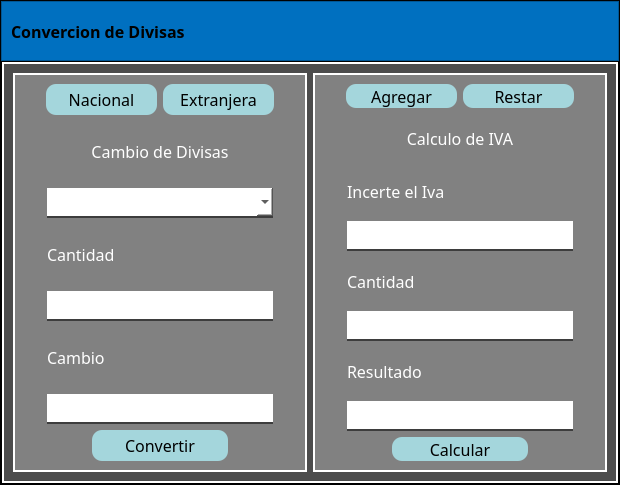
<?xml version="1.0" encoding="UTF-8"?>
<ui version="4.0">
 <class>Divisas</class>
 <widget class="QMainWindow" name="Divisas">
  <property name="geometry">
   <rect>
    <x>0</x>
    <y>0</y>
    <width>620</width>
    <height>485</height>
   </rect>
  </property>
  <property name="minimumSize">
   <size>
    <width>0</width>
    <height>0</height>
   </size>
  </property>
  <property name="maximumSize">
   <size>
    <width>620</width>
    <height>485</height>
   </size>
  </property>
  <property name="windowTitle">
   <string>MainWindow</string>
  </property>
  <widget class="QWidget" name="centralwidget">
   <property name="styleSheet">
    <string notr="true"/>
   </property>
   <layout class="QVBoxLayout" name="verticalLayout">
    <property name="spacing">
     <number>0</number>
    </property>
    <property name="leftMargin">
     <number>0</number>
    </property>
    <property name="topMargin">
     <number>0</number>
    </property>
    <property name="rightMargin">
     <number>0</number>
    </property>
    <property name="bottomMargin">
     <number>0</number>
    </property>
    <item>
     <widget class="QFrame" name="frame">
      <property name="styleSheet">
       <string notr="true">background-color: rgb(0, 0, 0);</string>
      </property>
      <property name="frameShape">
       <enum>QFrame::StyledPanel</enum>
      </property>
      <property name="frameShadow">
       <enum>QFrame::Raised</enum>
      </property>
      <layout class="QVBoxLayout" name="verticalLayout_2" stretch="1,10">
       <property name="spacing">
        <number>0</number>
       </property>
       <property name="leftMargin">
        <number>0</number>
       </property>
       <property name="topMargin">
        <number>0</number>
       </property>
       <property name="rightMargin">
        <number>0</number>
       </property>
       <property name="bottomMargin">
        <number>0</number>
       </property>
       <item>
        <widget class="QFrame" name="FrameSuperior">
         <property name="styleSheet">
          <string notr="true">QFrame{
background-color:#0070C0;
}

QPushButton{
background-color:#000000ff;
border-radius:20px;
}

QPushButton:hover{
background-color:orange;
border-radius:20px;
}</string>
         </property>
         <property name="frameShape">
          <enum>QFrame::StyledPanel</enum>
         </property>
         <property name="frameShadow">
          <enum>QFrame::Raised</enum>
         </property>
         <layout class="QHBoxLayout" name="horizontalLayout">
          <item>
           <widget class="QLabel" name="DESINGLASS">
            <property name="font">
             <font>
              <family>Goudy Old Style</family>
              <pointsize>12</pointsize>
              <weight>75</weight>
              <bold>true</bold>
             </font>
            </property>
            <property name="text">
             <string>Convercion de Divisas</string>
            </property>
           </widget>
          </item>
          <item>
           <spacer name="ESP1">
            <property name="orientation">
             <enum>Qt::Horizontal</enum>
            </property>
            <property name="sizeHint" stdset="0">
             <size>
              <width>261</width>
              <height>17</height>
             </size>
            </property>
           </spacer>
          </item>
          <item>
           <widget class="QPushButton" name="BTMin">
            <property name="minimumSize">
             <size>
              <width>40</width>
              <height>40</height>
             </size>
            </property>
            <property name="text">
             <string/>
            </property>
            <property name="icon">
             <iconset>
              <normaloff>Minimizar.svg</normaloff>Minimizar.svg</iconset>
            </property>
            <property name="iconSize">
             <size>
              <width>28</width>
              <height>28</height>
             </size>
            </property>
           </widget>
          </item>
          <item>
           <widget class="QPushButton" name="BTMax2">
            <property name="minimumSize">
             <size>
              <width>40</width>
              <height>40</height>
             </size>
            </property>
            <property name="text">
             <string/>
            </property>
            <property name="icon">
             <iconset>
              <normaloff>Maximizar.svg</normaloff>Maximizar.svg</iconset>
            </property>
            <property name="iconSize">
             <size>
              <width>18</width>
              <height>18</height>
             </size>
            </property>
           </widget>
          </item>
          <item>
           <widget class="QPushButton" name="BTMax">
            <property name="minimumSize">
             <size>
              <width>40</width>
              <height>40</height>
             </size>
            </property>
            <property name="text">
             <string/>
            </property>
            <property name="icon">
             <iconset>
              <normaloff>Maximizar.svg</normaloff>Maximizar.svg</iconset>
            </property>
            <property name="iconSize">
             <size>
              <width>18</width>
              <height>18</height>
             </size>
            </property>
           </widget>
          </item>
          <item>
           <widget class="QPushButton" name="BTCerar">
            <property name="minimumSize">
             <size>
              <width>40</width>
              <height>40</height>
             </size>
            </property>
            <property name="text">
             <string/>
            </property>
            <property name="icon">
             <iconset>
              <normaloff>Cerrar.svg</normaloff>Cerrar.svg</iconset>
            </property>
            <property name="iconSize">
             <size>
              <width>28</width>
              <height>28</height>
             </size>
            </property>
           </widget>
          </item>
         </layout>
        </widget>
       </item>
       <item>
        <widget class="QFrame" name="FrameContenido">
         <property name="styleSheet">
          <string notr="true">QFrame{
background-color:#000000ff;
}

QLabel{
background-color:#000000ff;
color:White;
border:0px solid #14C8DC;
}

QLineEdit{
background-color:White;
border:0px;
color:Black;
border-bottom:2px solid rgb(61,61,61);
font: 75 12pt &quot;Times New Roman&quot;;
}

QPushButton{
background-color:#A4D6DC;
border-radius:20px;
color:Black;
}

QPushButton:hover{
background-color:#DCD8A4;
border-radius:20px;
color:Black;
}

QComboBox{
background-color:White;
border:0px;
color:Black;
border-bottom:2px solid rgb(61,61,61);
font: 75 12pt &quot;Times New Roman&quot;;
}

QTableWidget{
	background-color:rgb(255,255,255);
	color:rgb(0,0,0);
	gridline-color:rgb(61,61,61);
	font-size:12pt;
	color:#000000;
}

QHeaderView::section{
background-color:#A4D6DC;
border:1px solid rgb(0,0,0);
font-size:12pt;
}

QTableWidgetQTableCornerButton::section{
background-color:rgb(0,0,0);
border:1px solid rgb(0,206,151);
}

QTabWidget{
background-color: rgb(129, 129, 129);
}



</string>
         </property>
         <property name="frameShape">
          <enum>QFrame::StyledPanel</enum>
         </property>
         <property name="frameShadow">
          <enum>QFrame::Raised</enum>
         </property>
         <layout class="QHBoxLayout" name="horizontalLayout_2">
          <property name="spacing">
           <number>0</number>
          </property>
          <property name="leftMargin">
           <number>0</number>
          </property>
          <property name="topMargin">
           <number>0</number>
          </property>
          <property name="rightMargin">
           <number>0</number>
          </property>
          <property name="bottomMargin">
           <number>0</number>
          </property>
          <item>
           <widget class="QFrame" name="frame_3">
            <property name="styleSheet">
             <string notr="true">QFrame{
background-color:rgba(255, 255, 255,0.3);
border: 2px solid rgb(255,255,255);
}

QTextEdit{
background-color:White;
border:0px;
color:Black;
border-bottom:2px solid rgb(61,61,61);
font: 75 12pt &quot;Times New Roman&quot;;
}
</string>
            </property>
            <property name="frameShape">
             <enum>QFrame::StyledPanel</enum>
            </property>
            <property name="frameShadow">
             <enum>QFrame::Raised</enum>
            </property>
            <layout class="QHBoxLayout" name="horizontalLayout_3" stretch="1,1">
             <item>
              <widget class="QFrame" name="frame_2">
               <property name="styleSheet">
                <string notr="true">QFrame{
background-color:rgba(255, 255, 255,0.3);
border: 2px solid rgb(255,255,255);
}

QTextEdit{
background-color:White;
border:0px;
color:Black;
border-bottom:2px solid rgb(61,61,61);
font: 75 12pt &quot;Times New Roman&quot;;
}

QLabel{
background-color:#000000ff;
color:White;
border:0px solid #14C8DC;
}

QLineEdit{
background-color:White;
border:0px;
color:Black;
border-bottom:2px solid rgb(61,61,61);
font: 75 12pt &quot;Times New Roman&quot;;
}

QPushButton{
background-color:#A4D6DC;
border-radius:10px;
color:Black;
}

QPushButton:hover{
background-color:#DCD8A4;
border-radius:10px;
color:Black;
}

QComboBox{
background-color:White;
border:0px;
color:Black;
border-bottom:2px solid rgb(61,61,61);
font: 75 12pt &quot;Times New Roman&quot;;
}

QTableWidget{
	background-color:rgb(255,255,255);
	color:rgb(0,0,0);
	gridline-color:rgb(61,61,61);
	font-size:12pt;
	color:#000000;
}

QHeaderView::section{
background-color:#A4D6DC;
border:1px solid rgb(0,0,0);
font-size:12pt;
}

QTableWidgetQTableCornerButton::section{
background-color:rgb(0,0,0);
border:1px solid rgb(0,206,151);
}

QTabWidget{
background-color: rgb(129, 129, 129);
}

</string>
               </property>
               <property name="frameShape">
                <enum>QFrame::StyledPanel</enum>
               </property>
               <property name="frameShadow">
                <enum>QFrame::Raised</enum>
               </property>
               <layout class="QVBoxLayout" name="verticalLayout_3" stretch="1,2,2,2,2,2,1,1">
                <item>
                 <layout class="QHBoxLayout" name="horizontalLayout_4" stretch="1,5,5,1">
                  <item>
                   <spacer name="horizontalSpacer">
                    <property name="orientation">
                     <enum>Qt::Horizontal</enum>
                    </property>
                    <property name="sizeHint" stdset="0">
                     <size>
                      <width>13</width>
                      <height>20</height>
                     </size>
                    </property>
                   </spacer>
                  </item>
                  <item>
                   <widget class="QPushButton" name="BTNacional">
                    <property name="enabled">
                     <bool>true</bool>
                    </property>
                    <property name="sizePolicy">
                     <sizepolicy hsizetype="MinimumExpanding" vsizetype="MinimumExpanding">
                      <horstretch>0</horstretch>
                      <verstretch>0</verstretch>
                     </sizepolicy>
                    </property>
                    <property name="minimumSize">
                     <size>
                      <width>0</width>
                      <height>21</height>
                     </size>
                    </property>
                    <property name="font">
                     <font>
                      <family>Goudy Old Style</family>
                      <pointsize>12</pointsize>
                     </font>
                    </property>
                    <property name="text">
                     <string>Nacional</string>
                    </property>
                   </widget>
                  </item>
                  <item>
                   <widget class="QPushButton" name="BTExtranjera">
                    <property name="sizePolicy">
                     <sizepolicy hsizetype="MinimumExpanding" vsizetype="MinimumExpanding">
                      <horstretch>0</horstretch>
                      <verstretch>0</verstretch>
                     </sizepolicy>
                    </property>
                    <property name="minimumSize">
                     <size>
                      <width>0</width>
                      <height>21</height>
                     </size>
                    </property>
                    <property name="font">
                     <font>
                      <family>Goudy Old Style</family>
                      <pointsize>12</pointsize>
                     </font>
                    </property>
                    <property name="text">
                     <string>Extranjera</string>
                    </property>
                   </widget>
                  </item>
                  <item>
                   <spacer name="horizontalSpacer_2">
                    <property name="orientation">
                     <enum>Qt::Horizontal</enum>
                    </property>
                    <property name="sizeHint" stdset="0">
                     <size>
                      <width>13</width>
                      <height>20</height>
                     </size>
                    </property>
                   </spacer>
                  </item>
                 </layout>
                </item>
                <item>
                 <layout class="QHBoxLayout" name="horizontalLayout_5" stretch="1,10,1">
                  <item>
                   <spacer name="horizontalSpacer_7">
                    <property name="orientation">
                     <enum>Qt::Horizontal</enum>
                    </property>
                    <property name="sizeHint" stdset="0">
                     <size>
                      <width>13</width>
                      <height>20</height>
                     </size>
                    </property>
                   </spacer>
                  </item>
                  <item>
                   <widget class="QLabel" name="TituloIzq">
                    <property name="font">
                     <font>
                      <family>Goudy Old Style</family>
                      <pointsize>12</pointsize>
                     </font>
                    </property>
                    <property name="text">
                     <string>Cambio de Divisas</string>
                    </property>
                    <property name="alignment">
                     <set>Qt::AlignCenter</set>
                    </property>
                   </widget>
                  </item>
                  <item>
                   <spacer name="horizontalSpacer_8">
                    <property name="orientation">
                     <enum>Qt::Horizontal</enum>
                    </property>
                    <property name="sizeHint" stdset="0">
                     <size>
                      <width>13</width>
                      <height>20</height>
                     </size>
                    </property>
                   </spacer>
                  </item>
                 </layout>
                </item>
                <item>
                 <layout class="QHBoxLayout" name="horizontalLayout_8" stretch="1,10,1">
                  <item>
                   <spacer name="horizontalSpacer_9">
                    <property name="orientation">
                     <enum>Qt::Horizontal</enum>
                    </property>
                    <property name="sizeHint" stdset="0">
                     <size>
                      <width>13</width>
                      <height>20</height>
                     </size>
                    </property>
                   </spacer>
                  </item>
                  <item>
                   <widget class="QComboBox" name="CBDivisas">
                    <property name="sizePolicy">
                     <sizepolicy hsizetype="Preferred" vsizetype="Fixed">
                      <horstretch>0</horstretch>
                      <verstretch>0</verstretch>
                     </sizepolicy>
                    </property>
                    <property name="minimumSize">
                     <size>
                      <width>0</width>
                      <height>30</height>
                     </size>
                    </property>
                    <item>
                     <property name="text">
                      <string/>
                     </property>
                    </item>
                    <item>
                     <property name="text">
                      <string>Dolar</string>
                     </property>
                    </item>
                    <item>
                     <property name="text">
                      <string>Euro</string>
                     </property>
                    </item>
                    <item>
                     <property name="text">
                      <string>Yuan</string>
                     </property>
                    </item>
                    <item>
                     <property name="text">
                      <string>Libra</string>
                     </property>
                    </item>
                   </widget>
                  </item>
                  <item>
                   <spacer name="horizontalSpacer_10">
                    <property name="orientation">
                     <enum>Qt::Horizontal</enum>
                    </property>
                    <property name="sizeHint" stdset="0">
                     <size>
                      <width>13</width>
                      <height>20</height>
                     </size>
                    </property>
                   </spacer>
                  </item>
                 </layout>
                </item>
                <item>
                 <layout class="QHBoxLayout" name="horizontalLayout_10" stretch="1,10,1">
                  <item>
                   <spacer name="horizontalSpacer_11">
                    <property name="orientation">
                     <enum>Qt::Horizontal</enum>
                    </property>
                    <property name="sizeHint" stdset="0">
                     <size>
                      <width>13</width>
                      <height>20</height>
                     </size>
                    </property>
                   </spacer>
                  </item>
                  <item>
                   <widget class="QLabel" name="Cantidad">
                    <property name="font">
                     <font>
                      <family>Goudy Old Style</family>
                      <pointsize>12</pointsize>
                     </font>
                    </property>
                    <property name="text">
                     <string>Cantidad</string>
                    </property>
                    <property name="alignment">
                     <set>Qt::AlignLeading|Qt::AlignLeft|Qt::AlignVCenter</set>
                    </property>
                   </widget>
                  </item>
                  <item>
                   <spacer name="horizontalSpacer_12">
                    <property name="orientation">
                     <enum>Qt::Horizontal</enum>
                    </property>
                    <property name="sizeHint" stdset="0">
                     <size>
                      <width>13</width>
                      <height>20</height>
                     </size>
                    </property>
                   </spacer>
                  </item>
                 </layout>
                </item>
                <item>
                 <layout class="QHBoxLayout" name="horizontalLayout_12" stretch="1,10,1">
                  <item>
                   <spacer name="horizontalSpacer_13">
                    <property name="orientation">
                     <enum>Qt::Horizontal</enum>
                    </property>
                    <property name="sizeHint" stdset="0">
                     <size>
                      <width>13</width>
                      <height>20</height>
                     </size>
                    </property>
                   </spacer>
                  </item>
                  <item>
                   <widget class="QLineEdit" name="TXCantidad">
                    <property name="sizePolicy">
                     <sizepolicy hsizetype="Expanding" vsizetype="Fixed">
                      <horstretch>0</horstretch>
                      <verstretch>0</verstretch>
                     </sizepolicy>
                    </property>
                    <property name="minimumSize">
                     <size>
                      <width>0</width>
                      <height>30</height>
                     </size>
                    </property>
                    <property name="layoutDirection">
                     <enum>Qt::LeftToRight</enum>
                    </property>
                    <property name="text">
                     <string/>
                    </property>
                    <property name="alignment">
                     <set>Qt::AlignRight|Qt::AlignTrailing|Qt::AlignVCenter</set>
                    </property>
                   </widget>
                  </item>
                  <item>
                   <spacer name="horizontalSpacer_14">
                    <property name="orientation">
                     <enum>Qt::Horizontal</enum>
                    </property>
                    <property name="sizeHint" stdset="0">
                     <size>
                      <width>13</width>
                      <height>20</height>
                     </size>
                    </property>
                   </spacer>
                  </item>
                 </layout>
                </item>
                <item>
                 <layout class="QHBoxLayout" name="horizontalLayout_14" stretch="1,10,1">
                  <item>
                   <spacer name="horizontalSpacer_15">
                    <property name="orientation">
                     <enum>Qt::Horizontal</enum>
                    </property>
                    <property name="sizeHint" stdset="0">
                     <size>
                      <width>13</width>
                      <height>20</height>
                     </size>
                    </property>
                   </spacer>
                  </item>
                  <item>
                   <widget class="QLabel" name="Cambio">
                    <property name="font">
                     <font>
                      <family>Goudy Old Style</family>
                      <pointsize>12</pointsize>
                     </font>
                    </property>
                    <property name="text">
                     <string>Cambio</string>
                    </property>
                   </widget>
                  </item>
                  <item>
                   <spacer name="horizontalSpacer_16">
                    <property name="orientation">
                     <enum>Qt::Horizontal</enum>
                    </property>
                    <property name="sizeHint" stdset="0">
                     <size>
                      <width>13</width>
                      <height>20</height>
                     </size>
                    </property>
                   </spacer>
                  </item>
                 </layout>
                </item>
                <item>
                 <layout class="QHBoxLayout" name="horizontalLayout_16" stretch="1,10,1">
                  <item>
                   <spacer name="horizontalSpacer_17">
                    <property name="orientation">
                     <enum>Qt::Horizontal</enum>
                    </property>
                    <property name="sizeHint" stdset="0">
                     <size>
                      <width>13</width>
                      <height>20</height>
                     </size>
                    </property>
                   </spacer>
                  </item>
                  <item>
                   <widget class="QTextEdit" name="TXCambio">
                    <property name="minimumSize">
                     <size>
                      <width>0</width>
                      <height>30</height>
                     </size>
                    </property>
                   </widget>
                  </item>
                  <item>
                   <spacer name="horizontalSpacer_18">
                    <property name="orientation">
                     <enum>Qt::Horizontal</enum>
                    </property>
                    <property name="sizeHint" stdset="0">
                     <size>
                      <width>13</width>
                      <height>20</height>
                     </size>
                    </property>
                   </spacer>
                  </item>
                 </layout>
                </item>
                <item>
                 <layout class="QHBoxLayout" name="horizontalLayout_19" stretch="1,2,1">
                  <item>
                   <spacer name="horizontalSpacer_19">
                    <property name="orientation">
                     <enum>Qt::Horizontal</enum>
                    </property>
                    <property name="sizeHint" stdset="0">
                     <size>
                      <width>13</width>
                      <height>20</height>
                     </size>
                    </property>
                   </spacer>
                  </item>
                  <item>
                   <widget class="QPushButton" name="BTConvertir">
                    <property name="sizePolicy">
                     <sizepolicy hsizetype="MinimumExpanding" vsizetype="MinimumExpanding">
                      <horstretch>0</horstretch>
                      <verstretch>0</verstretch>
                     </sizepolicy>
                    </property>
                    <property name="font">
                     <font>
                      <family>Goudy Old Style</family>
                      <pointsize>12</pointsize>
                     </font>
                    </property>
                    <property name="text">
                     <string>Convertir</string>
                    </property>
                   </widget>
                  </item>
                  <item>
                   <spacer name="horizontalSpacer_20">
                    <property name="orientation">
                     <enum>Qt::Horizontal</enum>
                    </property>
                    <property name="sizeHint" stdset="0">
                     <size>
                      <width>13</width>
                      <height>20</height>
                     </size>
                    </property>
                   </spacer>
                  </item>
                 </layout>
                </item>
               </layout>
              </widget>
             </item>
             <item>
              <widget class="QFrame" name="frame_4">
               <property name="styleSheet">
                <string notr="true">QFrame{
background-color:rgba(255, 255, 255,0.3);
border: 2px solid rgb(255,255,255);
}

QTextEdit{
background-color:White;
border:0px;
color:Black;
border-bottom:2px solid rgb(61,61,61);
font: 75 12pt &quot;Times New Roman&quot;;
}

QLabel{
background-color:#000000ff;
color:White;
border:0px solid #14C8DC;
}

QLineEdit{
background-color:White;
border:0px;
color:Black;
border-bottom:2px solid rgb(61,61,61);
font: 75 12pt &quot;Times New Roman&quot;;
}

QPushButton{
background-color:#A4D6DC;
border-radius:10px;
color:Black;
}

QPushButton:hover{
background-color:#DCD8A4;
border-radius:10px;
color:Black;
}

QComboBox{
background-color:White;
border:0px;
color:Black;
border-bottom:2px solid rgb(61,61,61);
font: 75 12pt &quot;Times New Roman&quot;;
}

QTableWidget{
	background-color:rgb(255,255,255);
	color:rgb(0,0,0);
	gridline-color:rgb(61,61,61);
	font-size:12pt;
	color:#000000;
}

QHeaderView::section{
background-color:#A4D6DC;
border:1px solid rgb(0,0,0);
font-size:12pt;
}

QTableWidgetQTableCornerButton::section{
background-color:rgb(0,0,0);
border:1px solid rgb(0,206,151);
}

QTabWidget{
background-color: rgb(129, 129, 129);
}

</string>
               </property>
               <property name="frameShape">
                <enum>QFrame::StyledPanel</enum>
               </property>
               <property name="frameShadow">
                <enum>QFrame::Raised</enum>
               </property>
               <layout class="QVBoxLayout" name="verticalLayout_4" stretch="1,2,2,2,2,2,2,1,1">
                <item>
                 <layout class="QHBoxLayout" name="horizontalLayout_6" stretch="1,5,5,1">
                  <item>
                   <spacer name="horizontalSpacer_3">
                    <property name="orientation">
                     <enum>Qt::Horizontal</enum>
                    </property>
                    <property name="sizeHint" stdset="0">
                     <size>
                      <width>13</width>
                      <height>20</height>
                     </size>
                    </property>
                   </spacer>
                  </item>
                  <item>
                   <widget class="QPushButton" name="BTAgregar">
                    <property name="sizePolicy">
                     <sizepolicy hsizetype="MinimumExpanding" vsizetype="MinimumExpanding">
                      <horstretch>0</horstretch>
                      <verstretch>0</verstretch>
                     </sizepolicy>
                    </property>
                    <property name="minimumSize">
                     <size>
                      <width>0</width>
                      <height>21</height>
                     </size>
                    </property>
                    <property name="font">
                     <font>
                      <family>Goudy Old Style</family>
                      <pointsize>12</pointsize>
                     </font>
                    </property>
                    <property name="text">
                     <string>Agregar</string>
                    </property>
                   </widget>
                  </item>
                  <item>
                   <widget class="QPushButton" name="BTRestar">
                    <property name="enabled">
                     <bool>true</bool>
                    </property>
                    <property name="sizePolicy">
                     <sizepolicy hsizetype="MinimumExpanding" vsizetype="MinimumExpanding">
                      <horstretch>0</horstretch>
                      <verstretch>0</verstretch>
                     </sizepolicy>
                    </property>
                    <property name="minimumSize">
                     <size>
                      <width>0</width>
                      <height>21</height>
                     </size>
                    </property>
                    <property name="font">
                     <font>
                      <family>Goudy Old Style</family>
                      <pointsize>12</pointsize>
                     </font>
                    </property>
                    <property name="text">
                     <string>Restar</string>
                    </property>
                   </widget>
                  </item>
                  <item>
                   <spacer name="horizontalSpacer_4">
                    <property name="orientation">
                     <enum>Qt::Horizontal</enum>
                    </property>
                    <property name="sizeHint" stdset="0">
                     <size>
                      <width>13</width>
                      <height>20</height>
                     </size>
                    </property>
                   </spacer>
                  </item>
                 </layout>
                </item>
                <item>
                 <layout class="QHBoxLayout" name="horizontalLayout_7" stretch="1,10,1">
                  <item>
                   <spacer name="horizontalSpacer_5">
                    <property name="orientation">
                     <enum>Qt::Horizontal</enum>
                    </property>
                    <property name="sizeHint" stdset="0">
                     <size>
                      <width>13</width>
                      <height>20</height>
                     </size>
                    </property>
                   </spacer>
                  </item>
                  <item>
                   <widget class="QLabel" name="TituloDer">
                    <property name="font">
                     <font>
                      <family>Goudy Old Style</family>
                      <pointsize>12</pointsize>
                     </font>
                    </property>
                    <property name="text">
                     <string>Calculo de IVA</string>
                    </property>
                    <property name="alignment">
                     <set>Qt::AlignCenter</set>
                    </property>
                   </widget>
                  </item>
                  <item>
                   <spacer name="horizontalSpacer_6">
                    <property name="orientation">
                     <enum>Qt::Horizontal</enum>
                    </property>
                    <property name="sizeHint" stdset="0">
                     <size>
                      <width>13</width>
                      <height>20</height>
                     </size>
                    </property>
                   </spacer>
                  </item>
                 </layout>
                </item>
                <item>
                 <layout class="QHBoxLayout" name="horizontalLayout_9" stretch="1,10,1">
                  <item>
                   <spacer name="horizontalSpacer_21">
                    <property name="orientation">
                     <enum>Qt::Horizontal</enum>
                    </property>
                    <property name="sizeHint" stdset="0">
                     <size>
                      <width>13</width>
                      <height>20</height>
                     </size>
                    </property>
                   </spacer>
                  </item>
                  <item>
                   <widget class="QLabel" name="Iva">
                    <property name="font">
                     <font>
                      <family>Goudy Old Style</family>
                      <pointsize>12</pointsize>
                     </font>
                    </property>
                    <property name="text">
                     <string>Incerte el Iva</string>
                    </property>
                    <property name="alignment">
                     <set>Qt::AlignLeading|Qt::AlignLeft|Qt::AlignVCenter</set>
                    </property>
                   </widget>
                  </item>
                  <item>
                   <spacer name="horizontalSpacer_22">
                    <property name="orientation">
                     <enum>Qt::Horizontal</enum>
                    </property>
                    <property name="sizeHint" stdset="0">
                     <size>
                      <width>13</width>
                      <height>20</height>
                     </size>
                    </property>
                   </spacer>
                  </item>
                 </layout>
                </item>
                <item>
                 <layout class="QHBoxLayout" name="horizontalLayout_11" stretch="1,10,1">
                  <item>
                   <spacer name="horizontalSpacer_23">
                    <property name="orientation">
                     <enum>Qt::Horizontal</enum>
                    </property>
                    <property name="sizeHint" stdset="0">
                     <size>
                      <width>13</width>
                      <height>20</height>
                     </size>
                    </property>
                   </spacer>
                  </item>
                  <item>
                   <widget class="QLineEdit" name="TXIva">
                    <property name="sizePolicy">
                     <sizepolicy hsizetype="Expanding" vsizetype="Fixed">
                      <horstretch>0</horstretch>
                      <verstretch>0</verstretch>
                     </sizepolicy>
                    </property>
                    <property name="minimumSize">
                     <size>
                      <width>0</width>
                      <height>30</height>
                     </size>
                    </property>
                    <property name="alignment">
                     <set>Qt::AlignRight|Qt::AlignTrailing|Qt::AlignVCenter</set>
                    </property>
                   </widget>
                  </item>
                  <item>
                   <spacer name="horizontalSpacer_24">
                    <property name="orientation">
                     <enum>Qt::Horizontal</enum>
                    </property>
                    <property name="sizeHint" stdset="0">
                     <size>
                      <width>13</width>
                      <height>20</height>
                     </size>
                    </property>
                   </spacer>
                  </item>
                 </layout>
                </item>
                <item>
                 <layout class="QHBoxLayout" name="horizontalLayout_13" stretch="1,10,1">
                  <item>
                   <spacer name="horizontalSpacer_25">
                    <property name="orientation">
                     <enum>Qt::Horizontal</enum>
                    </property>
                    <property name="sizeHint" stdset="0">
                     <size>
                      <width>13</width>
                      <height>20</height>
                     </size>
                    </property>
                   </spacer>
                  </item>
                  <item>
                   <widget class="QLabel" name="Cantidad_2">
                    <property name="font">
                     <font>
                      <family>Goudy Old Style</family>
                      <pointsize>12</pointsize>
                     </font>
                    </property>
                    <property name="text">
                     <string>Cantidad</string>
                    </property>
                   </widget>
                  </item>
                  <item>
                   <spacer name="horizontalSpacer_26">
                    <property name="orientation">
                     <enum>Qt::Horizontal</enum>
                    </property>
                    <property name="sizeHint" stdset="0">
                     <size>
                      <width>13</width>
                      <height>20</height>
                     </size>
                    </property>
                   </spacer>
                  </item>
                 </layout>
                </item>
                <item>
                 <layout class="QHBoxLayout" name="horizontalLayout_15" stretch="1,10,1">
                  <item>
                   <spacer name="horizontalSpacer_27">
                    <property name="orientation">
                     <enum>Qt::Horizontal</enum>
                    </property>
                    <property name="sizeHint" stdset="0">
                     <size>
                      <width>13</width>
                      <height>20</height>
                     </size>
                    </property>
                   </spacer>
                  </item>
                  <item>
                   <widget class="QLineEdit" name="TXCantidad_2">
                    <property name="sizePolicy">
                     <sizepolicy hsizetype="Expanding" vsizetype="Fixed">
                      <horstretch>0</horstretch>
                      <verstretch>0</verstretch>
                     </sizepolicy>
                    </property>
                    <property name="minimumSize">
                     <size>
                      <width>0</width>
                      <height>30</height>
                     </size>
                    </property>
                    <property name="alignment">
                     <set>Qt::AlignRight|Qt::AlignTrailing|Qt::AlignVCenter</set>
                    </property>
                   </widget>
                  </item>
                  <item>
                   <spacer name="horizontalSpacer_28">
                    <property name="orientation">
                     <enum>Qt::Horizontal</enum>
                    </property>
                    <property name="sizeHint" stdset="0">
                     <size>
                      <width>13</width>
                      <height>20</height>
                     </size>
                    </property>
                   </spacer>
                  </item>
                 </layout>
                </item>
                <item>
                 <layout class="QHBoxLayout" name="horizontalLayout_17" stretch="1,10,1">
                  <item>
                   <spacer name="horizontalSpacer_29">
                    <property name="orientation">
                     <enum>Qt::Horizontal</enum>
                    </property>
                    <property name="sizeHint" stdset="0">
                     <size>
                      <width>13</width>
                      <height>20</height>
                     </size>
                    </property>
                   </spacer>
                  </item>
                  <item>
                   <widget class="QLabel" name="Resultado">
                    <property name="font">
                     <font>
                      <family>Goudy Old Style</family>
                      <pointsize>12</pointsize>
                     </font>
                    </property>
                    <property name="text">
                     <string>Resultado</string>
                    </property>
                   </widget>
                  </item>
                  <item>
                   <spacer name="horizontalSpacer_30">
                    <property name="orientation">
                     <enum>Qt::Horizontal</enum>
                    </property>
                    <property name="sizeHint" stdset="0">
                     <size>
                      <width>13</width>
                      <height>20</height>
                     </size>
                    </property>
                   </spacer>
                  </item>
                 </layout>
                </item>
                <item>
                 <layout class="QHBoxLayout" name="horizontalLayout_18" stretch="1,10,1">
                  <item>
                   <spacer name="horizontalSpacer_31">
                    <property name="orientation">
                     <enum>Qt::Horizontal</enum>
                    </property>
                    <property name="sizeHint" stdset="0">
                     <size>
                      <width>13</width>
                      <height>20</height>
                     </size>
                    </property>
                   </spacer>
                  </item>
                  <item>
                   <widget class="QTextEdit" name="TXResultado">
                    <property name="minimumSize">
                     <size>
                      <width>0</width>
                      <height>30</height>
                     </size>
                    </property>
                   </widget>
                  </item>
                  <item>
                   <spacer name="horizontalSpacer_32">
                    <property name="orientation">
                     <enum>Qt::Horizontal</enum>
                    </property>
                    <property name="sizeHint" stdset="0">
                     <size>
                      <width>13</width>
                      <height>20</height>
                     </size>
                    </property>
                   </spacer>
                  </item>
                 </layout>
                </item>
                <item>
                 <layout class="QHBoxLayout" name="horizontalLayout_20" stretch="1,2,1">
                  <item>
                   <spacer name="horizontalSpacer_33">
                    <property name="orientation">
                     <enum>Qt::Horizontal</enum>
                    </property>
                    <property name="sizeHint" stdset="0">
                     <size>
                      <width>13</width>
                      <height>20</height>
                     </size>
                    </property>
                   </spacer>
                  </item>
                  <item>
                   <widget class="QPushButton" name="BTCalcular">
                    <property name="sizePolicy">
                     <sizepolicy hsizetype="MinimumExpanding" vsizetype="MinimumExpanding">
                      <horstretch>0</horstretch>
                      <verstretch>0</verstretch>
                     </sizepolicy>
                    </property>
                    <property name="font">
                     <font>
                      <family>Goudy Old Style</family>
                      <pointsize>12</pointsize>
                     </font>
                    </property>
                    <property name="text">
                     <string>Calcular</string>
                    </property>
                   </widget>
                  </item>
                  <item>
                   <spacer name="horizontalSpacer_34">
                    <property name="orientation">
                     <enum>Qt::Horizontal</enum>
                    </property>
                    <property name="sizeHint" stdset="0">
                     <size>
                      <width>13</width>
                      <height>20</height>
                     </size>
                    </property>
                   </spacer>
                  </item>
                 </layout>
                </item>
               </layout>
              </widget>
             </item>
            </layout>
           </widget>
          </item>
         </layout>
        </widget>
       </item>
      </layout>
     </widget>
    </item>
   </layout>
  </widget>
 </widget>
 <resources/>
 <connections/>
</ui>
